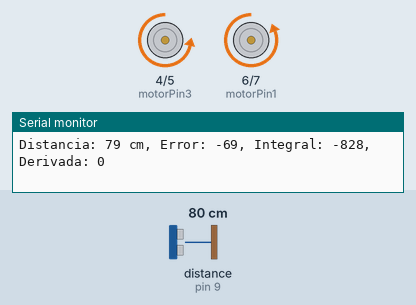
Recording of a sketch running on a simulated Arduino Uno, built with avr-gcc and run on an emulated ATmega328P. Parts: motor-driver pin pairs drawn as motors (green arrow = first pin HIGH = forward, orange = second pin HIGH = backward, longer = more drive), the last lines printed to the serial monitor. Wiring (inferred from the names in the program): ultrasonic range finder: trigger pin 8; echo pin 9. Inputs (shaded band) come from the test bench; at power-on: distance to the obstacle (sensor on pin 9) 80 cm. The echo pulse lasts 58.3 µs per cm.

Above: at 1.2 s.
1.3 s: distance to the obstacle (sensor on pin 9) set to 18 cm
At 1.58 s:
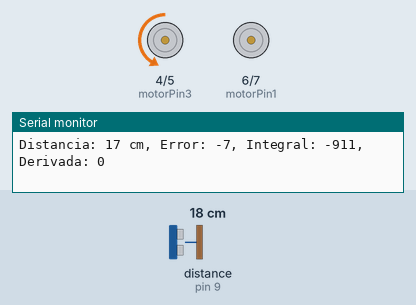
4.3 s: distance to the obstacle (sensor on pin 9) set to 9 cm
7.3 s: distance to the obstacle (sensor on pin 9) set to 35 cm
At 7.46 s:
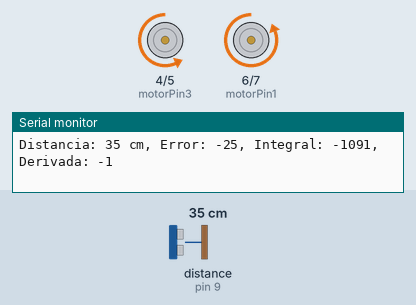
10.3 s: distance to the obstacle (sensor on pin 9) set to 2 cm
At 11.22 s:
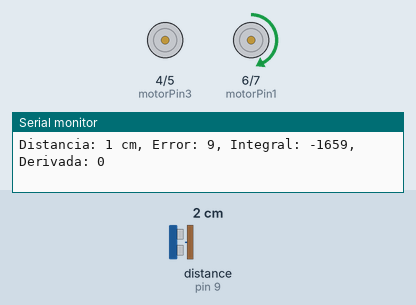
Timing chart, 0 to 43.4 s (numbered marks = the images above; inputs shaded):
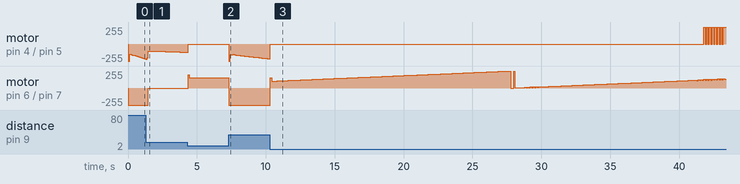

The sketch:

controlador_pid1.ino
```cpp
const int trigPin = 8;    // Pin de trig del sensor de ultrasonido
const int echoPin = 9;    // Pin de echo del sensor de ultrasonido
const int motorPin1 = 6;  // Pin 1 del puente H para controlar el motor 1
const int motorPin2 = 7; // Pin 2 del puente H para controlar el motor 1
const int motorPin3 = 4;  // Pin 1 del puente H para controlar el motor 2
const int motorPin4 = 5;  // Pin 2 del puente H para controlar el motor 2

// Constantes para el controlador PID
float Kp = 2;  // Constante proporcional (ajústala según sea necesario)
float Ki = 0.1;  // Constante integral (ajústala según sea necesario)
float Kd = 5;  // Constante derivativa (ajústala según sea necesario)
int lastError = 0;
int integral = 0;

void setup() {
  Serial.begin(9600);
  pinMode(trigPin, OUTPUT);
  pinMode(echoPin, INPUT);
  pinMode(motorPin1, OUTPUT);
  pinMode(motorPin2, OUTPUT);
  pinMode(motorPin3, OUTPUT);
  pinMode(motorPin4, OUTPUT);
}

void loop() {
  long duration, distance;
  digitalWrite(trigPin, LOW);
  delayMicroseconds(2);
  digitalWrite(trigPin, HIGH);
  delayMicroseconds(10);
  digitalWrite(trigPin, LOW);
  duration = pulseIn(echoPin, HIGH);
  distance = (duration / 2) / 29.1;

  // Valor de referencia (distancia deseada)
  int setpoint = 10;

  // Error proporcional
  int error = setpoint - distance;

  // Integral del error
  integral += error;

  // Derivada del error
  int derivative = error - lastError;

  // Control PID
  int motorSpeed = Kp * error + Ki * integral + Kd * derivative;

  // Limita la velocidad de los motores
  motorSpeed = constrain(motorSpeed, -255, 255);

  // Aplica la velocidad a los motores
  if (error > 0) {
    analogWrite(motorPin1, motorSpeed);
    analogWrite(motorPin2, 0);
    analogWrite(motorPin3, motorSpeed);
    analogWrite(motorPin4, 0);
  } else {
    analogWrite(motorPin1, 0);
    analogWrite(motorPin2, abs(motorSpeed));
    analogWrite(motorPin3, 0);
    analogWrite(motorPin4, abs(motorSpeed));
  }

  // Muestra información en el monitor serial
  Serial.print("Distancia: ");
  Serial.print(distance);
  Serial.print(" cm, Error: ");
  Serial.print(error);
  Serial.print(", Integral: ");
  Serial.print(integral);
  Serial.print(", Derivada: ");
  Serial.println(derivative);

  // Actualiza los valores del error anterior
  lastError = error;

  delay(100); // Ajusta el retardo según sea necesario
}
```

Measured:
- after the input at 1.3 s, motor on pin 6 (motorPin1) / pin 7 (motorPin2): backward 255/255 → stopped after 0.18 s
- after the input at 7.3 s, motor on pin 4 (motorPin3) / pin 5 (motorPin4): stopped → backward 255/255 at once, → backward 164/255 0.10 s later, → backward 161/255 0.10 s later, → backward 157/255 0.10 s later, … (29 changes in this stretch)
